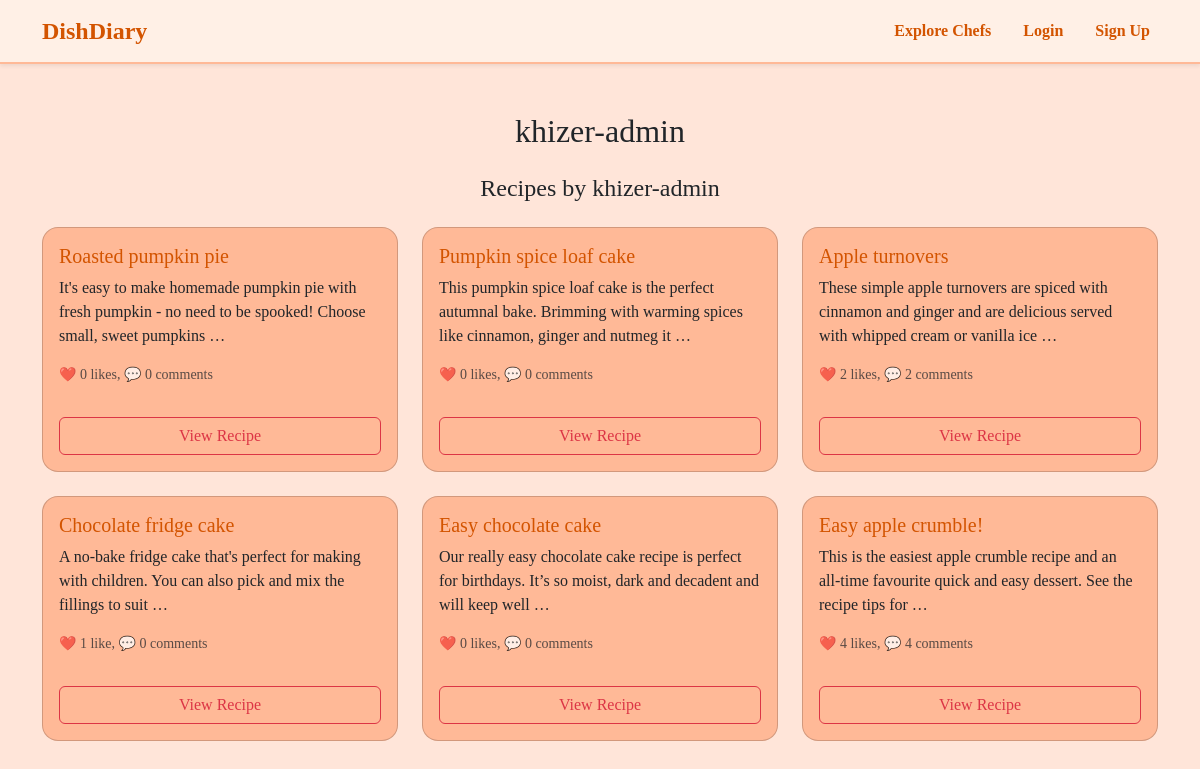
Page /user/khizer-admin/ on the earlier database version.
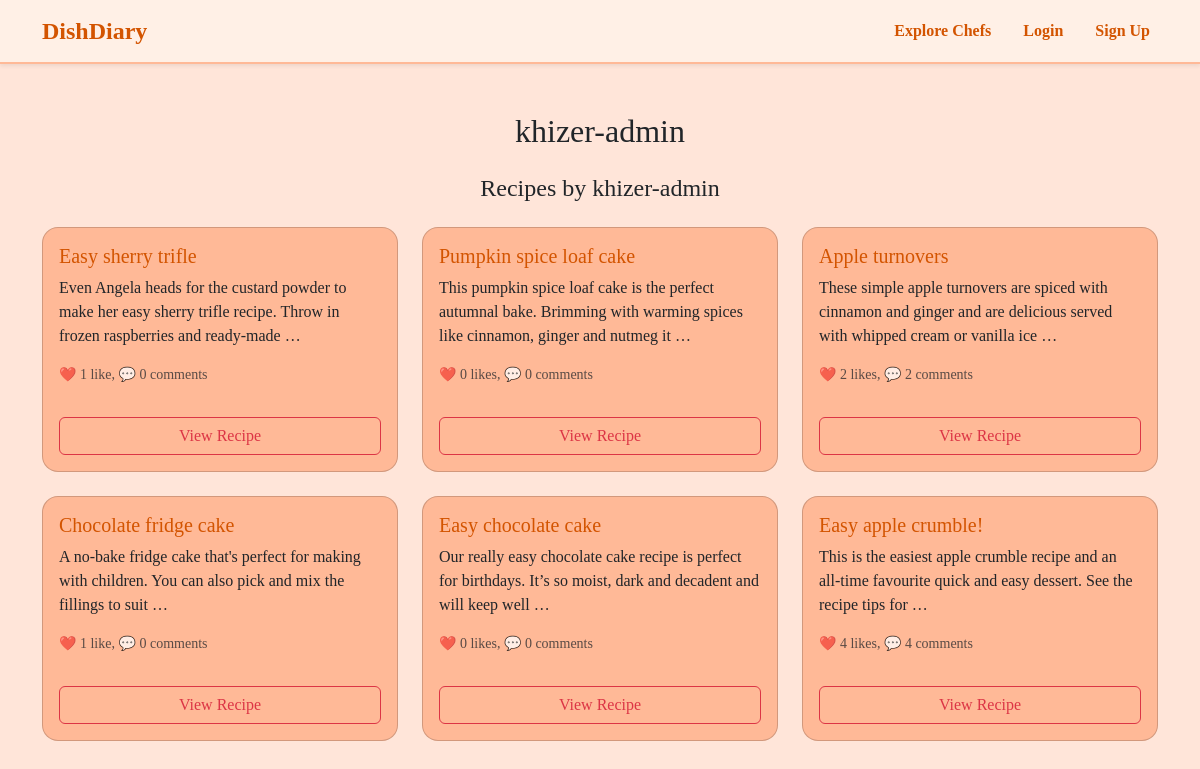
Same page on the later database version.
### recipes/models.py (models this page shows, shortened)
class Recipe(models.Model):
    title = models.CharField(max_length=200)
    slug = models.SlugField(unique=True, blank=True)
    author = models.ForeignKey(User, on_delete=models.CASCADE)
    summary = models.CharField(max_length=300, blank=True)
    ingredients = models.TextField()
    steps = models.TextField()
    created_at = models.DateTimeField(auto_now_add=True)
    updated_at = models.DateTimeField(auto_now=True)

### recipes/views.py (the view)
# urls.py: path("user/<str:username>/", views.user_profile, name="user_profile"),
def user_profile(request, username):
    user_obj = get_object_or_404(User, username=username)
    recipes = Recipe.objects.filter(author=user_obj).annotate(
        comment_count=Count('comments'),
        like_count=Count('likes')
    ).order_by('-created_at')
    return render(request, 'recipes/user_profile.html', {
        'profile_user': user_obj,
        'recipes': recipes
    })

### recipes/templates/recipes/user_profile.html (shortened to what this page needs)
<!DOCTYPE html>
<html lang="en">
<head>
  <link href="https://cdn.jsdelivr.net/npm/bootstrap@5.3.2/dist/css/bootstrap.min.css" rel="stylesheet" />
</head>
{% include 'recipes/navbar.html' %}
<body style="background-color: #ffe5d9; font-family: Georgia, serif;">
  <div class="container mt-5">
    <div class="text-center mb-4">
      <h2>{{ profile_user.username }}</h2>
    </div>
    <h4 class="text-center mb-4">Recipes by {{ profile_user.username }}</h4>
    <div class="row">
      {% for recipe in recipes %}
        <div class="col-md-6 col-lg-4 mb-4">
          <div class="card h-100" style="background-color: #ffb997; border-radius: 16px;">
            <div class="card-body d-flex flex-column justify-content-between">
              <div>
                <h5 class="card-title" style="color: #d35400;">{{ recipe.title }}</h5>
                <p class="card-text">{{ recipe.summary|truncatewords:20 }}</p>
                <p class="text-muted small mt-2">
                  ❤️ {{ recipe.like_count }} like{{ recipe.like_count|pluralize }},
                  💬 {{ recipe.comment_count }} comment{{ recipe.comment_count|pluralize }}
                </p>
              </div>
              <a href="{% url 'recipes:recipe_detail' slug=recipe.slug %}" class="btn btn-outline-danger mt-3">View Recipe</a>
            </div>
          </div>
        </div>
      {% empty %}
        <div class="col-12">
          <p class="text-muted text-center">{{ profile_user.username }} hasn't posted any recipes yet.</p>
        </div>
      {% endfor %}
    </div>
  </div>
</body>
</html>

Differences in the rows shown:
removed Recipe: title "Roasted pumpkin pie", summary "It's easy to make homemade pumpkin pie with fresh pumpkin - no need to be spooked! Choose small, sweet pumpkins …", like_count "0", comment_count "0"
added Recipe: title "Easy sherry trifle", summary "Even Angela heads for the custard powder to make her easy sherry trifle recipe. Throw in frozen raspberries and ready-made …", like_count "1", comment_count "0"
